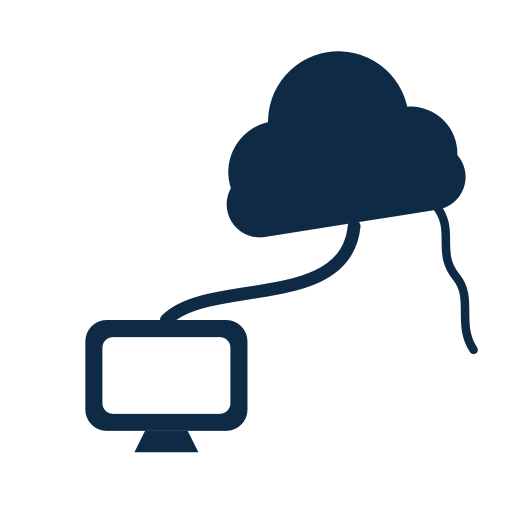
#> input picture brand/export/windrise-bridge-mark-mono-1024.png, 1024 x 1024 px, given in place of windrise-bridge-icon-1024.png, which was not available (shown at 1/2 size)
$ python export.py
#> lines starting #> are read from the running program, lines starting #| are printed output that depends on the picture; pictures that were not available may be replaced by others from this repository, and a replacement may not be noted
"""Windrise Bridge 图标导出。

先用 Chrome（独立的临时配置，不碰你自己的 Chrome）把 SVG 母版渲染成 1024 的透明 PNG，
再用 Pillow 缩出各个尺寸。48 及以上用完整版，32 及以下用单独重画的小尺寸版（缩图会糊）。

运行：python -I brand/export.py
"""
import os
import subprocess
import sys
import tempfile
from pathlib import Path

from PIL import Image

HERE = Path(__file__).resolve().parent
OUT = HERE / "export"
CHROME = r"C:\Program Files\Google\Chrome\Application\chrome.exe"
BIG_SIZES = [48, 64, 128, 256, 512, 1024]
SMALL_SIZES = [16, 20, 24, 32]


def render(svg: Path, png: Path, size: int = 1024) -> None:
    """Chrome 无头模式，透明背景，一次渲染一张"""
#> called with size = 1024
    with tempfile.TemporaryDirectory() as tmp:
        page = Path(tmp) / "page.html"
        page.write_text(
            f'<html><body style="margin:0;background:transparent">'
            f'<img src="{svg.as_uri()}" width="{size}" height="{size}" style="display:block"></body></html>',
            encoding="utf-8",
        )
        subprocess.run(
            [CHROME, "--headless=new", "--disable-gpu", "--hide-scrollbars", "--allow-file-access-from-files",
             f"--user-data-dir={Path(tmp) / 'prof'}", "--default-background-color=00000000",
             "--force-device-scale-factor=1", f"--window-size={size},{size}", f"--screenshot={png}", page.as_uri()],
            check=True, capture_output=True, timeout=60,
        )
#> (this line was passed over: subprocess is not available in this run)


def main() -> None:
    OUT.mkdir(exist_ok=True)
    masters = {}
    for name in ("windrise-bridge-icon", "windrise-bridge-icon-small", "windrise-bridge-mark-mono"):
        png = OUT / f"{name}-1024.png"
        render(HERE / f"{name}.svg", png)
        masters[name] = Image.open(png).convert("RGBA")
        print("渲染", png.name)

    big, small = masters["windrise-bridge-icon"], masters["windrise-bridge-icon-small"]
#> big is the input picture: PIL image 1024x1024 RGBA; mean R, G, B, A 2.6, 7.2, 11.6, 43
    frames = {}
    for s in BIG_SIZES:
        img = big if s == 1024 else big.resize((s, s), Image.LANCZOS)
        img.save(OUT / f"icon-{s}.png")
        frames[s] = img
#> this loop made 6 passes
#> pass 3, in main, `img = big if s == 1024 else big.resize((s, s), Image.LANCZOS)`:
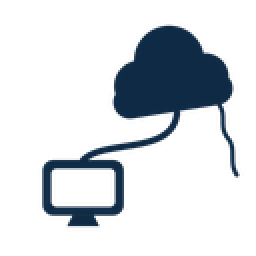
#> img: PIL image 128x128 RGBA (shown 2 times larger); mean R, G, B, A 2.8, 9.1, 14.9, 43; transparent parts drawn white
#> after the loop, frames = 6 items
    for s in SMALL_SIZES:
        img = small.resize((s, s), Image.LANCZOS)
        img.save(OUT / f"icon-{s}.png")
        frames[s] = img
#> this loop made 4 passes
#> pass 1, in main, `img = small.resize((s, s), Image.LANCZOS)`:
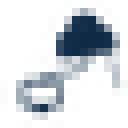
#> img: PIL image 16x16 RGBA (shown 8 times larger); mean R, G, B, A 4.8, 17.6, 28.6, 44.3; transparent parts drawn white
#> pass 3, in main, `img = small.resize((s, s), Image.LANCZOS)`:
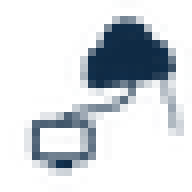
#> img: PIL image 24x24 RGBA (shown 8 times larger); mean R, G, B, A 4.2, 14.9, 25.7, 44.1; transparent parts drawn white
#> after the loop:
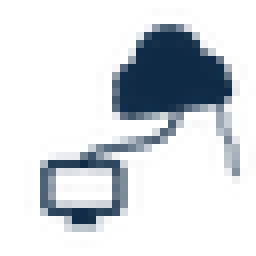
#> img: PIL image 32x32 RGBA (shown 8 times larger); mean R, G, B, A 3.8, 13.6, 23.4, 44.1; transparent parts drawn white
#> after the loop, frames = 10 items
    print("尺寸", sorted(frames))
#| 尺寸 [16, 20, 24, 32, 48, 64, 128, 256, 512, 1024]

    # Windows 多尺寸 .ico：每个尺寸用自己那一版的图，不让系统从一张大图里缩
    ico_sizes = [16, 20, 24, 32, 48, 64, 128, 256]
    frames[256].save(OUT / "windrise-bridge.ico", format="ICO", sizes=[(s, s) for s in ico_sizes],
                     append_images=[frames[s] for s in ico_sizes if s != 256])
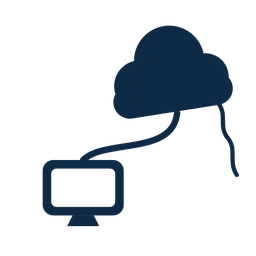
#> saved as windrise-bridge.ico: PIL image 256x256 RGBA; mean R, G, B, A 2.7, 8, 13.3, 43; transparent parts drawn white
    # 网站用：favicon（32 小尺寸版）、苹果触屏图标 180、网页分享图标 512
    frames[32].save(OUT / "favicon-32.png")
    big.resize((180, 180), Image.LANCZOS).save(OUT / "apple-touch-icon.png")
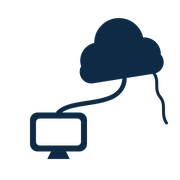
#> saved as apple-touch-icon.png: PIL image 180x180 RGBA; mean R, G, B, A 2.8, 8.5, 13.8, 43; transparent parts drawn white
    masters["windrise-bridge-mark-mono"].resize((512, 512), Image.LANCZOS).save(OUT / "mark-mono-512.png")
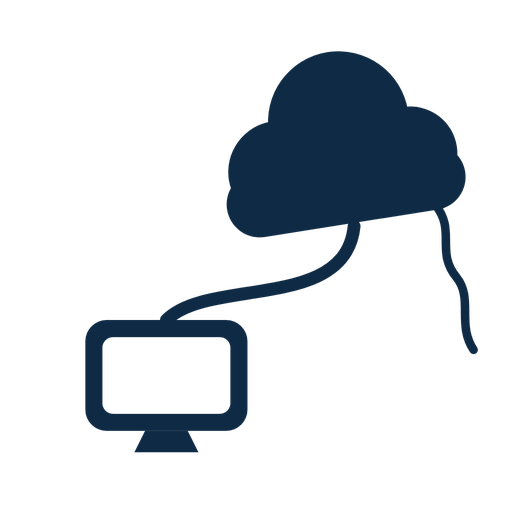
#> saved as mark-mono-512.png: PIL image 512x512 RGBA; mean R, G, B, A 2.6, 7.5, 12.4, 43; transparent parts drawn white

    ico = Image.open(OUT / "windrise-bridge.ico")
    print("ico 内含尺寸", sorted(ico.info.get("sizes", [])))
#| ico 内含尺寸 [(16, 16), (20, 20), (24, 24), (32, 32), (48, 48), (64, 64), (128, 128), (256, 256)]


if __name__ == "__main__":
    sys.exit(main())
#> (the program exits here)
